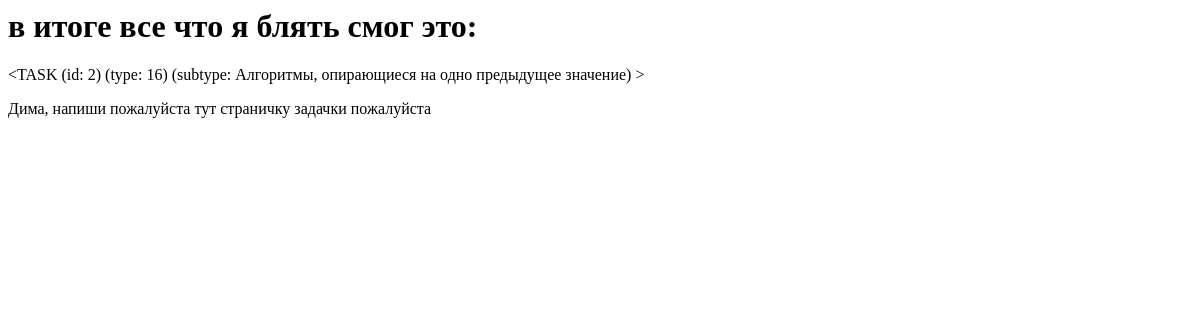
The page /task/2 on the database as committed earlier.
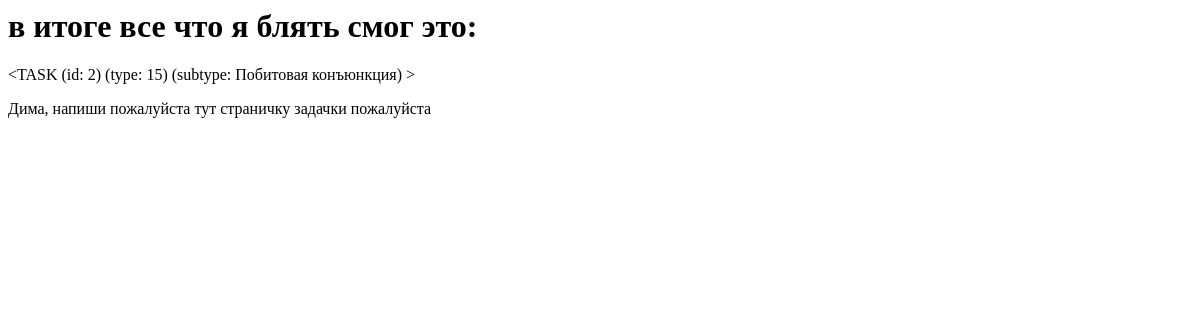
The same page on the database as committed later.
### ntasker_flask/db/model.py (models this page shows)
class Task(Base):
    __tablename__ = "task"
    id = Column(Integer, primary_key=True)
    type = Column(String(100), nullable=False)
    subtype = Column(String(1000), nullable=False)
    statement_text = Column(Text, nullable=False)
    answer = Column(Text)
    have_picture = Column(Boolean, nullable=False)
    def __repr__(self) -> str:
        return f"<TASK (id: {self.id}) (type: {self.type[:10]}) (subtype: {self.subtype}) >"

### ntasker_flask/view.py (the view)
@bp.route("/<int:id>")
def view_get_task(id):
    cur_task = get_task(id=id)[0][0]
    return render_template("task.html", cur_task=cur_task)

### ntasker_flask/db/queries.py (called while the page is built)
def init_session():
    engine = create_engine("sqlite+pysqlite:///task_db.sqlite", future=True)
    Session = sessionmaker()
    Session.configure(bind=engine)
    session = Session()
    return session

def get_task(**kwargs):
    session = init_session()
    result = session.execute(select(Task).filter_by(**kwargs)).fetchall()
    session.close()
    return result

### ntasker_flask/templates/task.html
<h1> в итоге все что я блять смог это:</h1>
{{ cur_task }}
<p>
    Дима, напиши пожалуйста тут страничку задачки пожалуйста
</p>

Rows that differ between the two databases and show on the page:
changed Task: id+type+subtype "<TASK (id: 2) (type: 16) (subtype: Алгоритмы, опирающиеся на одно предыдущее значение) >" → "<TASK (id: 2) (type: 15) (subtype: Побитовая конъюнкция) >"
